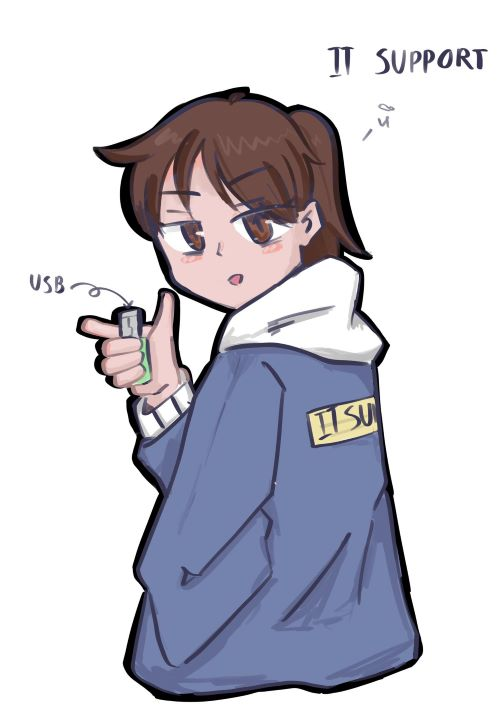
#> input picture image/lab.jpg, 500 x 707 px
$ python lab01.py
#> lines starting #> are read from the running program, lines starting #| are printed output that depends on the picture
import cv2

# read image
image = cv2.imread('image/lab.jpg')
#> image is the input picture: shape (707, 500, 3); mean B, G, R 208.1, 199, 199.8
imageresize = cv2.resize(image, (500,500))
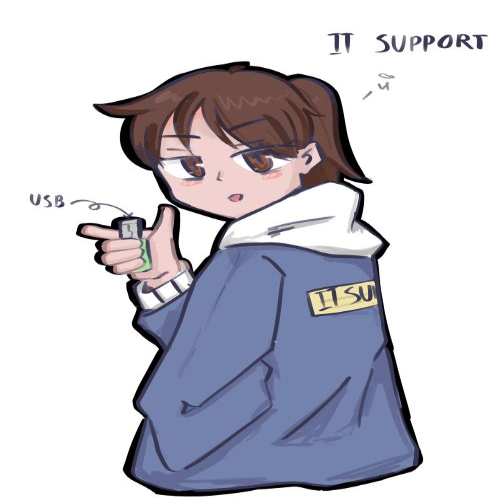
#> imageresize: shape (500, 500, 3); mean B, G, R 208.1, 199, 199.8
# show the image, provide window name first
cv2.imshow('Panwasa 056350201003-3', image)
cv2.waitKey(delay=10000)
cv2.destroyAllWindows()
